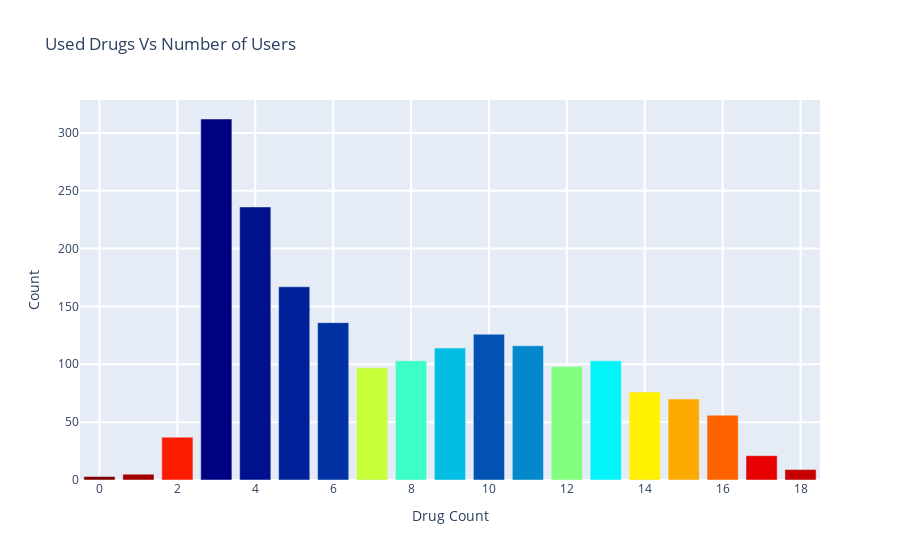

This figure's notebook cell:
### Code cell
col = [i for i in range(len(pk.values))]
data = [
go.Bar(
    x = list(pk.index),
    y = list(pk.values),
    marker=dict(color=col, colorscale='Jet', showscale=False)
),]
layout= go.Layout(
    title= 'Used Drugs Vs Number of Users',
    yaxis=dict(title='Count', ticklen=5, gridwidth=2),
    xaxis=dict(title='Drug Count', ticklen=5, gridwidth=2),
)
fig= go.Figure(data=data, layout=layout)
py.iplot(fig, filename='Drug-Count')

### Figure 1 — Plotly figure (JSON) as saved in the notebook; plotly's stock layout.template omitted (floating-point values rounded to 4 significant figures)
{"data": [{"marker": {"color": [0, 1, 2, 3, 4, 5, 6, 7, 8, 9, 10, 11, 12, 13, 14, 15, 16, 17, 18], "colorscale": [[0, "rgb(0,0,131)"], [0.2, "rgb(0,60,170)"], [0.4, "rgb(5,255,255)"], [0.6, "rgb(255,255,0)"], [0.8, "rgb(250,0,0)"], [1, "rgb(128,0,0)"]], "showscale": false}, "type": "bar", "x": [3, 4, 5, 6, 10, 11, 9, 13, 8, 12, 7, 14, 15, 16, 2, 17, 18, 1, 0], "y": [312, 236, 167, 136, 126, 116, 114, 103, 103, 98, 97, 76, 70, 56, 37, 21, 9, 5, 3]}], "layout": {"title": {"text": "Used Drugs Vs Number of Users"}, "xaxis": {"gridwidth": 2, "ticklen": 5, "title": {"text": "Drug Count"}}, "yaxis": {"gridwidth": 2, "ticklen": 5, "title": {"text": "Count"}}}}
